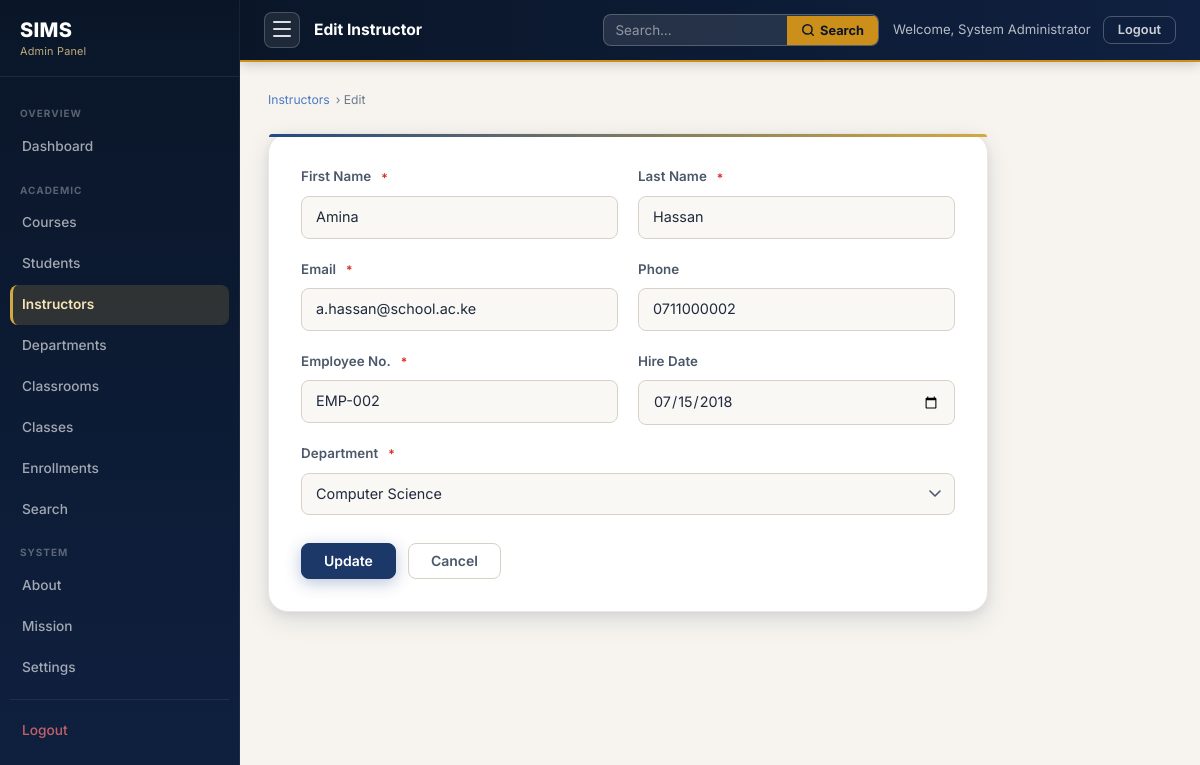
/instructor_edit.php?id=2 (signed in), run on the app's committed database.
### tables this page shows
CREATE TABLE instructors (
    instructor_id   INT          NOT NULL AUTO_INCREMENT,
    department_id   INT          NOT NULL,
    first_name      VARCHAR(100) NOT NULL,
    last_name       VARCHAR(100) NOT NULL,
    email           VARCHAR(150) NOT NULL,
    phone           VARCHAR(20)  DEFAULT NULL,
    employee_number VARCHAR(20)  NOT NULL,
    hire_date       DATE         DEFAULT NULL,

    CONSTRAINT pk_instructors      PRIMARY KEY (instructor_id),
    CONSTRAINT uq_instructor_email UNIQUE (email),
    CONSTRAINT uq_employee_number  UNIQUE (employee_number),
    CONSTRAINT fk_instructor_dept
        FOREIGN KEY (department_id)
        REFERENCES departments(department_id)
        ON DELETE RESTRICT
        ON UPDATE CASCADE
);

CREATE TABLE departments (
    department_id    INT          NOT NULL AUTO_INCREMENT,
    dept_code        VARCHAR(10)  NOT NULL,
    dept_name        VARCHAR(100) NOT NULL,
    hod_name         VARCHAR(150) DEFAULT NULL COMMENT 'Head of Department (optional)',
    established_year YEAR         DEFAULT NULL,

    CONSTRAINT pk_departments PRIMARY KEY (department_id),
    CONSTRAINT uq_dept_code   UNIQUE (dept_code),
    CONSTRAINT uq_dept_name   UNIQUE (dept_name)
);

### instructor_edit.php (the view, shortened to what this page needs)
<?php
require_once '../config.php'; require_once 'admin_auth.php';
$id=(int)($_GET['id']??$_POST['instructor_id']??0);
$s=$pdo->prepare("SELECT * FROM instructors WHERE instructor_id=:id");
$s->execute([':id'=>$id]); $ins=$s->fetch(); if(!$ins){header('Location: instructors.php');exit;}
$depts=$pdo->query("SELECT department_id,dept_name FROM departments ORDER BY dept_name")->fetchAll();
require_once '../includes/admin_sidebar.php';
?>
<div class="admin-ph"><div class="admin-ph-breadcrumb"><a href="instructors.php">Instructors</a> &rsaquo; Edit</div></div>
<div class="admin-form-card">
  <form method="POST" novalidate>
    <div class="form-row">
      <div class="form-group"><label class="form-label">First Name <span class="req">*</span></label><input type="text" name="first_name" class="form-control" required value="<?=htmlspecialchars($ins['first_name'],ENT_QUOTES,'UTF-8')?>"></div>
      <div class="form-group"><label class="form-label">Last Name <span class="req">*</span></label><input type="text" name="last_name" class="form-control" required value="<?=htmlspecialchars($ins['last_name'],ENT_QUOTES,'UTF-8')?>"></div>
    </div>
    <div class="form-row">
      <div class="form-group"><label class="form-label">Email <span class="req">*</span></label><input type="email" name="email" class="form-control" required value="<?=htmlspecialchars($ins['email'],ENT_QUOTES,'UTF-8')?>"></div>
      <div class="form-group"><label class="form-label">Phone</label><input type="text" name="phone" class="form-control" value="<?=htmlspecialchars($ins['phone']??'',ENT_QUOTES,'UTF-8')?>"></div>
    </div>
    <div class="form-row">
      <div class="form-group"><label class="form-label">Employee No. <span class="req">*</span></label><input type="text" name="employee_number" class="form-control" required value="<?=htmlspecialchars($ins['employee_number'],ENT_QUOTES,'UTF-8')?>"></div>
      <div class="form-group"><label class="form-label">Hire Date</label><input type="date" name="hire_date" class="form-control" value="<?=htmlspecialchars($ins['hire_date']??'',ENT_QUOTES,'UTF-8')?>"></div>
    </div>
    <div class="form-group"><label class="form-label">Department <span class="req">*</span></label>
      <select name="dept_id" class="form-control" required><option value="">— Select —</option>
      <?php foreach($depts as $d):?><option value="<?=(int)$d['department_id']?>" <?=((int)$ins['department_id']===(int)$d['department_id'])?'selected':''?>><?=htmlspecialchars($d['dept_name'],ENT_QUOTES,'UTF-8')?></option><?php endforeach;?></select></div>
    <div class="btn-row"><button type="submit" class="btn btn-primary">Update</button><a href="instructor_view.php?id=<?=(int)$id?>" class="btn btn-ghost">Cancel</a></div>
  </form>
</div>
<?php require_once '../includes/admin_footer.php'; ?>

### admin.css (style rules this page uses)
.admin-body { background: var(--bg-tinted); display: block; }
.admin-ph { margin-bottom: 24px; }
.admin-ph-breadcrumb { font-size: 0.76rem; color: var(--text-muted); margin-bottom: 6px; display: flex; align-items: center; gap: 6px; }
.admin-ph-breadcrumb a { color: var(--primary-light); }
.admin-form-card { background: var(--surface); border: 1px solid var(--border-light); border-radius: var(--r-xl); padding: 32px; box-shadow: var(--shadow-md); max-width: 720px; position: relative; }
.admin-form-card::before { content: ''; position: absolute; top: 0; left: 0; right: 0; height: 3px; background: linear-gradient(90deg, var(--primary-600), var(--accent-500)); border-radius: var(--r-xl) var(--r-xl) 0 0; }

### data on the page
instructors: first_name "Amina", last_name "Hassan", email "a.hassan@school.ac.ke", phone "0711000002", employee_number "EMP-002", hire_date "07/15/2018", dept_id "Computer Science"

### other printed values
$label "Dashboard"
$label "Courses"
$label "Students"
$label "Instructors"
$label "Departments"
$label "Classrooms"
$label "Classes"
$label "Enrollments"
$label "Search"
$label "About"
$label "Mission"
$label "Settings"
$pageTitle "Edit Instructor"
$adminName "System Administrator"
